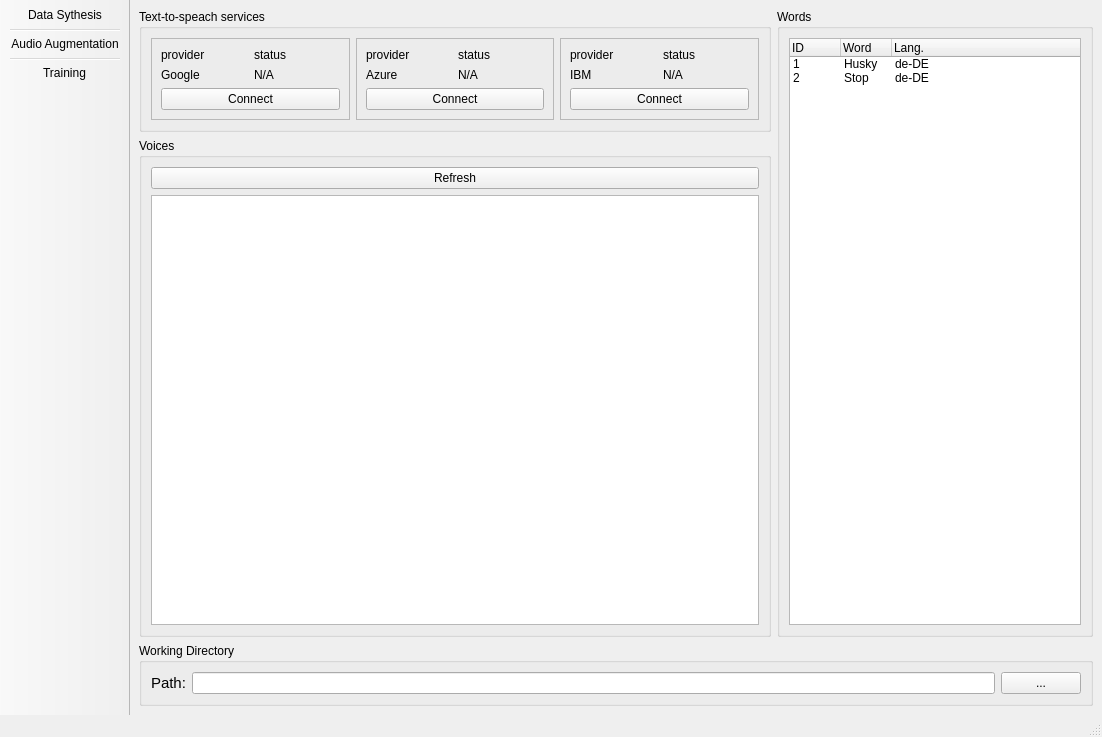
<?xml version="1.0" encoding="UTF-8"?>
<ui version="4.0">
 <class>myApp</class>
 <widget class="QMainWindow" name="myApp">
  <property name="enabled">
   <bool>true</bool>
  </property>
  <property name="geometry">
   <rect>
    <x>0</x>
    <y>0</y>
    <width>1102</width>
    <height>737</height>
   </rect>
  </property>
  <property name="windowTitle">
   <string>MainWindow</string>
  </property>
  <property name="documentMode">
   <bool>false</bool>
  </property>
  <property name="dockOptions">
   <set>QMainWindow::GroupedDragging</set>
  </property>
  <widget class="QWidget" name="centralwidget">
   <layout class="QGridLayout" name="gridLayout_9">
    <item row="0" column="0">
     <layout class="QGridLayout" name="gridLayout_8">
      <property name="bottomMargin">
       <number>0</number>
      </property>
      <item row="0" column="2" rowspan="2">
       <widget class="QGroupBox" name="words_box">
        <property name="sizePolicy">
         <sizepolicy hsizetype="Expanding" vsizetype="Expanding">
          <horstretch>0</horstretch>
          <verstretch>0</verstretch>
         </sizepolicy>
        </property>
        <property name="title">
         <string>Words</string>
        </property>
        <property name="flat">
         <bool>false</bool>
        </property>
        <property name="checkable">
         <bool>false</bool>
        </property>
        <layout class="QGridLayout" name="gridLayout_6">
         <property name="sizeConstraint">
          <enum>QLayout::SetMaximumSize</enum>
         </property>
         <item row="0" column="0">
          <widget class="QTreeWidget" name="words_list_view">
           <property name="indentation">
            <number>0</number>
           </property>
           <property name="rootIsDecorated">
            <bool>false</bool>
           </property>
           <property name="uniformRowHeights">
            <bool>true</bool>
           </property>
           <property name="itemsExpandable">
            <bool>false</bool>
           </property>
           <attribute name="headerCascadingSectionResizes">
            <bool>false</bool>
           </attribute>
           <attribute name="headerDefaultSectionSize">
            <number>51</number>
           </attribute>
           <attribute name="headerHighlightSections">
            <bool>false</bool>
           </attribute>
           <attribute name="headerStretchLastSection">
            <bool>true</bool>
           </attribute>
           <column>
            <property name="text">
             <string>ID</string>
            </property>
           </column>
           <column>
            <property name="text">
             <string>Word</string>
            </property>
            <property name="font">
             <font>
              <weight>50</weight>
              <bold>false</bold>
             </font>
            </property>
           </column>
           <column>
            <property name="text">
             <string>Lang.</string>
            </property>
           </column>
           <item>
            <property name="text">
             <string>1</string>
            </property>
            <property name="text">
             <string>Husky</string>
            </property>
            <property name="text">
             <string>de-DE</string>
            </property>
            <property name="flags">
             <set>ItemIsSelectable|ItemIsDropEnabled|ItemIsUserCheckable|ItemIsEnabled</set>
            </property>
           </item>
           <item>
            <property name="text">
             <string>2</string>
            </property>
            <property name="text">
             <string>Stop</string>
            </property>
            <property name="text">
             <string>de-DE</string>
            </property>
           </item>
          </widget>
         </item>
        </layout>
       </widget>
      </item>
      <item row="0" column="0" colspan="2">
       <widget class="QGroupBox" name="tts_services_box">
        <property name="sizePolicy">
         <sizepolicy hsizetype="Preferred" vsizetype="Preferred">
          <horstretch>0</horstretch>
          <verstretch>0</verstretch>
         </sizepolicy>
        </property>
        <property name="maximumSize">
         <size>
          <width>651</width>
          <height>16777215</height>
         </size>
        </property>
        <property name="cursor">
         <cursorShape>ArrowCursor</cursorShape>
        </property>
        <property name="title">
         <string>Text-to-speach services</string>
        </property>
        <layout class="QGridLayout" name="gridLayout_7">
         <item row="0" column="1">
          <widget class="QFrame" name="provider_frame_2">
           <property name="frameShape">
            <enum>QFrame::StyledPanel</enum>
           </property>
           <property name="frameShadow">
            <enum>QFrame::Raised</enum>
           </property>
           <layout class="QGridLayout" name="gridLayout_2">
            <item row="0" column="0">
             <widget class="QLabel" name="provider_text_2">
              <property name="text">
               <string>provider</string>
              </property>
             </widget>
            </item>
            <item row="0" column="1">
             <widget class="QLabel" name="status_text_2">
              <property name="text">
               <string>status</string>
              </property>
             </widget>
            </item>
            <item row="1" column="0">
             <widget class="QLabel" name="provider_name_2">
              <property name="text">
               <string>Azure</string>
              </property>
             </widget>
            </item>
            <item row="1" column="1">
             <widget class="QLabel" name="status_label_2">
              <property name="text">
               <string>N/A</string>
              </property>
             </widget>
            </item>
            <item row="2" column="0" colspan="2">
             <widget class="QPushButton" name="connect_button_2">
              <property name="text">
               <string>Connect</string>
              </property>
             </widget>
            </item>
           </layout>
          </widget>
         </item>
         <item row="0" column="0">
          <widget class="QFrame" name="provider_frame">
           <property name="frameShape">
            <enum>QFrame::StyledPanel</enum>
           </property>
           <property name="frameShadow">
            <enum>QFrame::Raised</enum>
           </property>
           <layout class="QGridLayout" name="gridLayout">
            <item row="0" column="0">
             <widget class="QLabel" name="provider_text">
              <property name="text">
               <string>provider</string>
              </property>
              <property name="buddy">
               <cstring>provider_text</cstring>
              </property>
             </widget>
            </item>
            <item row="0" column="1">
             <widget class="QLabel" name="status_text">
              <property name="text">
               <string>status</string>
              </property>
             </widget>
            </item>
            <item row="1" column="0">
             <widget class="QLabel" name="provider_name">
              <property name="text">
               <string>Google</string>
              </property>
              <property name="buddy">
               <cstring>provider_name</cstring>
              </property>
             </widget>
            </item>
            <item row="1" column="1">
             <widget class="QLabel" name="status_label">
              <property name="text">
               <string>N/A</string>
              </property>
             </widget>
            </item>
            <item row="2" column="0" colspan="2">
             <widget class="QPushButton" name="connect_button_google">
              <property name="text">
               <string>Connect</string>
              </property>
             </widget>
            </item>
           </layout>
          </widget>
         </item>
         <item row="0" column="2">
          <widget class="QFrame" name="provider_frame_3">
           <property name="frameShape">
            <enum>QFrame::StyledPanel</enum>
           </property>
           <property name="frameShadow">
            <enum>QFrame::Raised</enum>
           </property>
           <layout class="QGridLayout" name="gridLayout_3">
            <item row="0" column="0">
             <widget class="QLabel" name="provider_text_3">
              <property name="text">
               <string>provider</string>
              </property>
             </widget>
            </item>
            <item row="0" column="1">
             <widget class="QLabel" name="status_text_3">
              <property name="text">
               <string>status</string>
              </property>
             </widget>
            </item>
            <item row="1" column="0">
             <widget class="QLabel" name="provider_name_3">
              <property name="text">
               <string>IBM</string>
              </property>
             </widget>
            </item>
            <item row="1" column="1">
             <widget class="QLabel" name="status_label_3">
              <property name="text">
               <string>N/A</string>
              </property>
             </widget>
            </item>
            <item row="2" column="0" colspan="2">
             <widget class="QPushButton" name="connect_button_3">
              <property name="text">
               <string>Connect</string>
              </property>
             </widget>
            </item>
           </layout>
          </widget>
         </item>
        </layout>
       </widget>
      </item>
      <item row="2" column="0" colspan="3">
       <widget class="QGroupBox" name="dir_box">
        <property name="sizePolicy">
         <sizepolicy hsizetype="Expanding" vsizetype="Preferred">
          <horstretch>10</horstretch>
          <verstretch>0</verstretch>
         </sizepolicy>
        </property>
        <property name="title">
         <string>Working Directory</string>
        </property>
        <layout class="QGridLayout" name="gridLayout_5" rowstretch="0">
         <property name="sizeConstraint">
          <enum>QLayout::SetMaximumSize</enum>
         </property>
         <item row="0" column="0">
          <widget class="QLabel" name="path_text">
           <property name="font">
            <font>
             <pointsize>11</pointsize>
            </font>
           </property>
           <property name="text">
            <string>Path:</string>
           </property>
          </widget>
         </item>
         <item row="0" column="1">
          <widget class="QLineEdit" name="path_input_text"/>
         </item>
         <item row="0" column="2">
          <widget class="QPushButton" name="select_path_button">
           <property name="text">
            <string>...</string>
           </property>
          </widget>
         </item>
        </layout>
       </widget>
      </item>
      <item row="1" column="0" colspan="2">
       <widget class="QGroupBox" name="voices_box">
        <property name="sizePolicy">
         <sizepolicy hsizetype="Expanding" vsizetype="Expanding">
          <horstretch>0</horstretch>
          <verstretch>0</verstretch>
         </sizepolicy>
        </property>
        <property name="title">
         <string>Voices</string>
        </property>
        <layout class="QGridLayout" name="gridLayout_4">
         <item row="0" column="0">
          <widget class="QPushButton" name="refresh_button">
           <property name="text">
            <string>Refresh</string>
           </property>
           <property name="default">
            <bool>false</bool>
           </property>
           <property name="flat">
            <bool>false</bool>
           </property>
          </widget>
         </item>
         <item row="1" column="0">
          <widget class="QTreeView" name="voice_list_view"/>
         </item>
        </layout>
       </widget>
      </item>
     </layout>
    </item>
   </layout>
  </widget>
  <widget class="QToolBar" name="menu">
   <property name="sizePolicy">
    <sizepolicy hsizetype="Fixed" vsizetype="Preferred">
     <horstretch>0</horstretch>
     <verstretch>0</verstretch>
    </sizepolicy>
   </property>
   <property name="windowTitle">
    <string>toolBar</string>
   </property>
   <property name="movable">
    <bool>false</bool>
   </property>
   <property name="orientation">
    <enum>Qt::Vertical</enum>
   </property>
   <property name="floatable">
    <bool>false</bool>
   </property>
   <attribute name="toolBarArea">
    <enum>LeftToolBarArea</enum>
   </attribute>
   <attribute name="toolBarBreak">
    <bool>false</bool>
   </attribute>
   <addaction name="actionData_Sythesis"/>
   <addaction name="separator"/>
   <addaction name="actionAudio_Augmentation"/>
   <addaction name="separator"/>
   <addaction name="actionTraining"/>
  </widget>
  <widget class="QStatusBar" name="statusBar"/>
  <action name="actionData_Sythesis">
   <property name="text">
    <string>Data Sythesis</string>
   </property>
  </action>
  <action name="actionAudio_Augmentation">
   <property name="text">
    <string>Audio Augmentation</string>
   </property>
  </action>
  <action name="actionTraining">
   <property name="text">
    <string>Training</string>
   </property>
  </action>
 </widget>
 <resources/>
 <connections>
  <connection>
   <sender>connect_button_google</sender>
   <signal>clicked()</signal>
   <receiver>myApp</receiver>
   <slot>openConnectGoogleDialog()</slot>
   <hints>
    <hint type="sourcelabel">
     <x>247</x>
     <y>105</y>
    </hint>
    <hint type="destinationlabel">
     <x>152</x>
     <y>143</y>
    </hint>
   </hints>
  </connection>
 </connections>
 <slots>
  <slot>openConnectGoogleDialog()</slot>
 </slots>
</ui>
